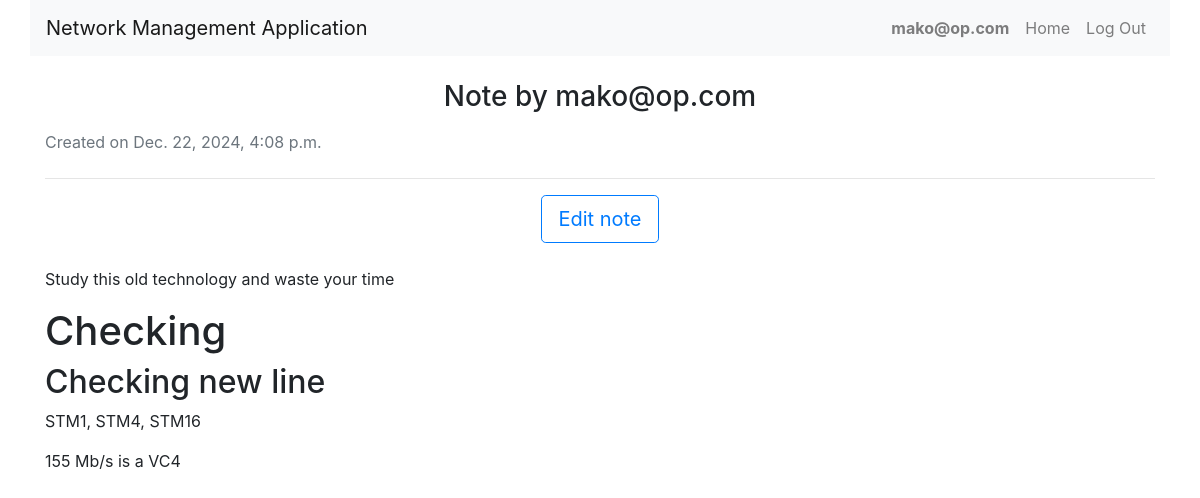
The page /notes/4/details/ (signed in) on the database its author committed.
### nms/models.py (models this page shows, shortened)
class User(AbstractUser):
    ROLES = (
        ('noc', 'NOC Staff'),
        ('technician', 'Technician'),
        ('manager', 'Manager'),
        ('client', 'Client')
    )
    role = models.CharField(max_length=50, choices=ROLES, default='client')

class Note(models.Model):
    user = models.ForeignKey(User, on_delete=models.CASCADE, related_name='notes')
    title = models.CharField(max_length=100, default="No Title Provided")
    content = models.TextField()  # Store the Markdown content
    created_at = models.DateTimeField(auto_now_add=True)

### nms/views.py (the view)
# urls.py: path('notes/<int:note_id>/details/', views.view_note, name='view_note'),
def view_note(request, note_id):
    note = get_object_or_404(Note, id=note_id)
    rendered_content = md(note.content, extensions=['extra', 'codehilite'])  # Render Markdown
    return render(request, 'nms/view_note.html', {'note': note, 'rendered_content': rendered_content})

### nms/templates/nms/view_note.html
{% extends "nms/layout.html" %}
{% block body %}
<div class="container my-4">
    <h3 class="text-center mb-3">Note by {{ note.user.username }}</h3>
    <div class="text-muted mb-4">
        <span>Created on {{ note.created_at }}</span>
    </div>
    <hr>
    <div class="text-center mb-4">
        <a href="{% url 'edit_note' note.id %}" class="btn btn-outline-primary btn-lg">Edit note</a>
    </div>
    <div class="note-content">
        {{ rendered_content|safe }}
    </div>
</div>
{% endblock %}

### nms/templates/nms/layout.html (shortened to what this page needs)
{% load static %}
<!DOCTYPE html>
<html lang="en">
    <head>
        <link rel="stylesheet" href="https://stackpath.bootstrapcdn.com/bootstrap/4.4.1/css/bootstrap.min.css">
        {% load static %}
        <link href="{% static 'nms/styles.css' %}" rel="stylesheet">
    </head>
    <body>
        <div class="container-fluid">
            <div class="container-fluid">
                <nav class="navbar navbar-expand-lg navbar-light bg-light">
                    <a class="navbar-brand" href="/">Network Management Application</a>
                    <div class="collapse navbar-collapse" id="navbarNav">
                        <ul class="navbar-nav ml-auto">
                            {% if user.is_authenticated %}
                                <li class="nav-item">
                                    <a class="nav-link" href="#"><strong>{{ user.username }}</strong></a>
                                </li>
                                <li class="nav-item">
                                    <a class="nav-link" href="{% url 'index' %}">Home</a>
                                </li>
                                <li class="nav-item">
                                    <a class="nav-link" href="{% url 'logout' %}">Log Out</a>
                                </li>
                            {% endif %}
                        </ul>
                    </div>
                </nav>
          <div class="body mt-4">
            {% block body %}
            {% endblock %}
        </div>
    </div>
    </body>
</html>

### rows shown on the page
User: username "mako@op.com"
Note: user.username "mako@op.com", created_at "Dec. 22, 2024, 4:08 p.m."

### other values the page prints
{{ rendered_content|safe }} "Study this old technology and waste your time Checking Checking new line STM1, STM4, STM16 155 Mb/s is a VC4"
